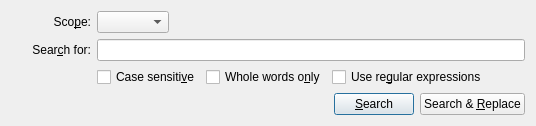
<?xml version="1.0" encoding="UTF-8"?>
<ui version="4.0">
 <class>FindConfig</class>
 <widget class="QWidget" name="FindConfig">
  <property name="geometry">
   <rect>
    <x>0</x>
    <y>0</y>
    <width>536</width>
    <height>124</height>
   </rect>
  </property>
  <property name="windowTitle">
   <string>Form</string>
  </property>
  <layout class="QGridLayout" name="gridLayout">
   <item row="0" column="0">
    <widget class="QLabel" name="label">
     <property name="sizePolicy">
      <sizepolicy hsizetype="Fixed" vsizetype="Preferred">
       <horstretch>0</horstretch>
       <verstretch>0</verstretch>
      </sizepolicy>
     </property>
     <property name="minimumSize">
      <size>
       <width>80</width>
       <height>0</height>
      </size>
     </property>
     <property name="text">
      <string>Sco&amp;pe:</string>
     </property>
     <property name="alignment">
      <set>Qt::AlignRight|Qt::AlignTrailing|Qt::AlignVCenter</set>
     </property>
     <property name="buddy">
      <cstring>mFilterList</cstring>
     </property>
    </widget>
   </item>
   <item row="0" column="1">
    <widget class="QWidget" name="widget_2" native="true">
     <layout class="QHBoxLayout" name="horizontalLayout_2">
      <property name="spacing">
       <number>0</number>
      </property>
      <property name="leftMargin">
       <number>0</number>
      </property>
      <property name="topMargin">
       <number>0</number>
      </property>
      <property name="rightMargin">
       <number>0</number>
      </property>
      <property name="bottomMargin">
       <number>0</number>
      </property>
      <item>
       <widget class="QComboBox" name="mFilterList">
        <property name="sizePolicy">
         <sizepolicy hsizetype="Fixed" vsizetype="Fixed">
          <horstretch>0</horstretch>
          <verstretch>0</verstretch>
         </sizepolicy>
        </property>
        <property name="sizeAdjustPolicy">
         <enum>QComboBox::AdjustToContents</enum>
        </property>
       </widget>
      </item>
      <item>
       <spacer name="horizontalSpacer_2">
        <property name="orientation">
         <enum>Qt::Horizontal</enum>
        </property>
        <property name="sizeHint" stdset="0">
         <size>
          <width>40</width>
          <height>20</height>
         </size>
        </property>
       </spacer>
      </item>
     </layout>
    </widget>
   </item>
   <item row="1" column="0">
    <widget class="QLabel" name="label_2">
     <property name="text">
      <string>Sear&amp;ch for:</string>
     </property>
     <property name="alignment">
      <set>Qt::AlignRight|Qt::AlignTrailing|Qt::AlignVCenter</set>
     </property>
     <property name="buddy">
      <cstring>mSearchTerm</cstring>
     </property>
    </widget>
   </item>
   <item row="1" column="1">
    <widget class="QLineEdit" name="mSearchTerm"/>
   </item>
   <item row="2" column="1">
    <widget class="QWidget" name="widget" native="true">
     <layout class="QHBoxLayout" name="horizontalLayout">
      <property name="leftMargin">
       <number>0</number>
      </property>
      <property name="topMargin">
       <number>0</number>
      </property>
      <property name="rightMargin">
       <number>0</number>
      </property>
      <property name="bottomMargin">
       <number>0</number>
      </property>
      <item>
       <widget class="QCheckBox" name="mMatchCaseCheckBox">
        <property name="text">
         <string>Case sensiti&amp;ve</string>
        </property>
       </widget>
      </item>
      <item>
       <widget class="QCheckBox" name="mWholeWordsCheckBox">
        <property name="text">
         <string>Whole words o&amp;nly</string>
        </property>
       </widget>
      </item>
      <item>
       <widget class="QCheckBox" name="mRegexpCheckBox">
        <property name="text">
         <string>Use re&amp;gular expressions</string>
        </property>
       </widget>
      </item>
      <item>
       <spacer name="horizontalSpacer">
        <property name="orientation">
         <enum>Qt::Horizontal</enum>
        </property>
        <property name="sizeHint" stdset="0">
         <size>
          <width>40</width>
          <height>20</height>
         </size>
        </property>
       </spacer>
      </item>
     </layout>
    </widget>
   </item>
   <item row="3" column="0" colspan="2">
    <layout class="QHBoxLayout" name="horizontalLayout_3">
     <item>
      <spacer name="horizontalSpacer_3">
       <property name="orientation">
        <enum>Qt::Horizontal</enum>
       </property>
       <property name="sizeHint" stdset="0">
        <size>
         <width>40</width>
         <height>20</height>
        </size>
       </property>
      </spacer>
     </item>
     <item>
      <widget class="QPushButton" name="mSearchButton">
       <property name="text">
        <string>&amp;Search</string>
       </property>
       <property name="default">
        <bool>true</bool>
       </property>
      </widget>
     </item>
     <item>
      <widget class="QPushButton" name="mReplaceButton">
       <property name="text">
        <string>Search &amp;&amp; &amp;Replace</string>
       </property>
      </widget>
     </item>
    </layout>
   </item>
  </layout>
 </widget>
 <resources/>
 <connections/>
</ui>
